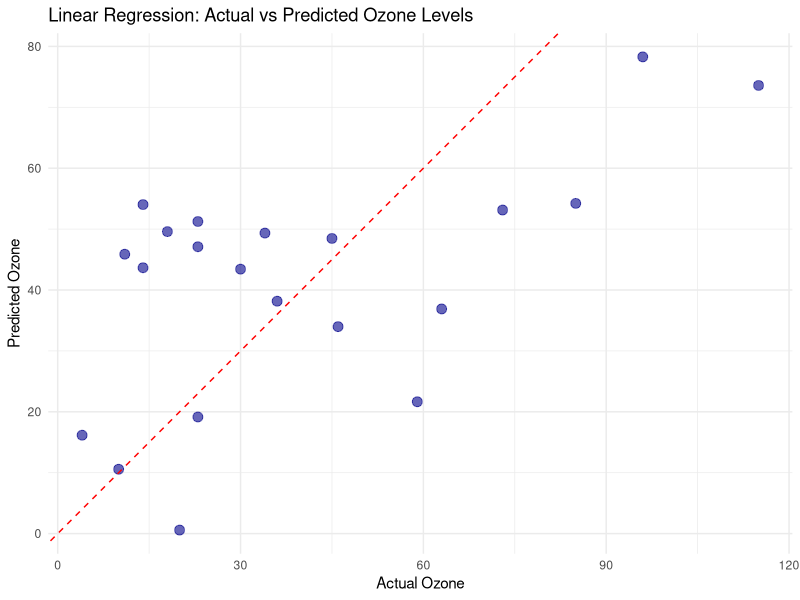

Reproduce this figure in R.

# LINEAR REGRESSION MODEL — AIR QUALITY PREDICTION


# STEP 1: Install & Load Required Libraries
packages <- c("caret", "Metrics", "ggplot2", "dplyr")
for (p in packages) {
  if (!require(p, character.only = TRUE)) install.packages(p)
  library(p, character.only = TRUE)
}

# STEP 2
data <- datasets::airquality

# STEP 3: Data Cleaning
data <- na.omit(data)   # remove missing values
colnames(data) <- c("Ozone", "Solar_Radiation", "Wind", "Temperature", "Month", "Day")

# Convert month & day to factors
data$Month <- as.factor(data$Month)
data$Day   <- as.factor(data$Day)

# Derived feature: Temperature in Celsius
data$Temp_C <- (data$Temperature - 32) * (5/9)

# STEP 4: Split Dataset (Train/Test)
set.seed(123)
splitIndex <- createDataPartition(data$Ozone, p = 0.8, list = FALSE)
train <- data[splitIndex, ]
test  <- data[-splitIndex, ]

# STEP 5: Train Linear Regression Model
lm_model <- lm(Ozone ~ Solar_Radiation + Wind + Temperature + Month + Day + Temp_C,
               data = train)

cat("\n✅ Linear Regression Model Summary:\n")
print(summary(lm_model))

# STEP 6: Make Predictions
pred_lm <- predict(lm_model, newdata = test)

# STEP 7: Evaluate Model Performance
mse_val  <- mse(test$Ozone, pred_lm)
rmse_val <- rmse(test$Ozone, pred_lm)
r2_val   <- cor(test$Ozone, pred_lm)^2

cat("\n📊 MODEL PERFORMANCE SUMMARY:\n")
cat("MSE :", round(mse_val, 3), "\n")
cat("RMSE:", round(rmse_val, 3), "\n")
cat("R²  :", round(r2_val, 3), "\n")

# STEP 8: Visualization – Actual vs Predicted
ggplot(data.frame(Actual = test$Ozone, Predicted = pred_lm),
       aes(x = Actual, y = Predicted)) +
  geom_point(color = "darkblue", size = 3, alpha = 0.6) +
  geom_abline(intercept = 0, slope = 1, color = "red", linetype = "dashed") +
  labs(title = "Linear Regression: Actual vs Predicted Ozone Levels",
       x = "Actual Ozone", y = "Predicted Ozone") +
  theme_minimal()

# STEP 9: Export Predictions for Power BI
test$Predicted_Ozone <- pred_lm
write.csv(test, "AirQuality_Predictions_Linear.csv", row.names = FALSE)
